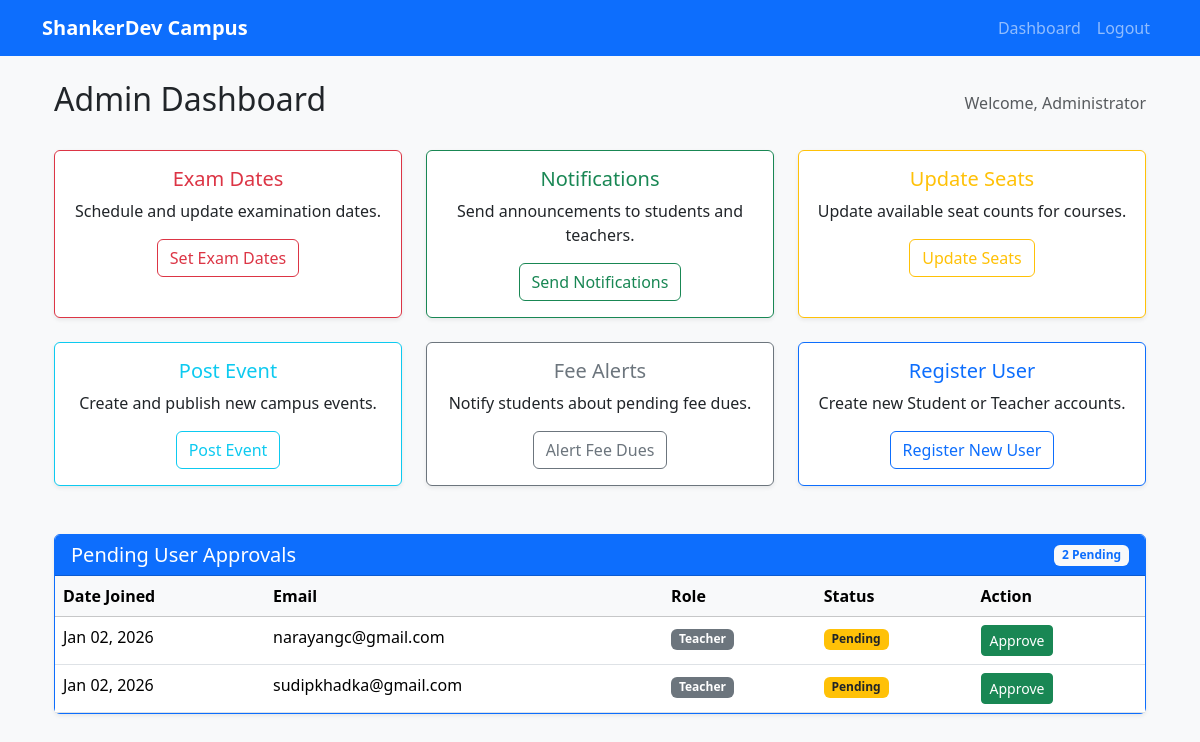
/campus/admin/ (signed in), run on the app's committed database.
### users/models.py (models this page shows, shortened)
class CustomUser(AbstractUser):
    ROLE_CHOICES = (
        ('student', 'Student'),
        ('teacher', 'Teacher'),
        ('admin', 'Admin'),
    )
    email = models.EmailField(unique=True)
    phone_number = models.CharField(max_length=15, blank=True, null=True, unique=True)
    role = models.CharField(max_length=20, choices=ROLE_CHOICES, default='student')
    is_approved = models.BooleanField(default=False, help_text="Designates whether this user has been approved by an admin.")
    USERNAME_FIELD = 'email'
    REQUIRED_FIELDS = []
    objects = CustomUserManager()

### campus/views.py (the view)
# urls.py: path('admin/', admin_dashboard, name='admin_dashboard'),
@login_required
@admin_required
def admin_dashboard(request):
    try:
        courses = Course.objects.all().order_by('name')  # Use model directly for consistency
    except Exception:
        courses = []
        messages.error(request, "Could not load courses. Check database.")
    events = Event.objects.filter(date__gte=date.today()).order_by('date')
    pending_users = User.objects.filter(is_approved=False).order_by('-date_joined')
    return render(request, 'campus/admin_dashboard.html', {
        'courses': courses,
        'events': events,
        'pending_users': pending_users,
    })

### campus/views.py (called while the page is built)
def admin_required(function):
    return user_passes_test(lambda u: u.role == 'admin' and u.is_authenticated)(function)

### myproject/context_processors.py (called while the page is built)
def college_context(request):  # Adjust name to match your setup
    return {
        'college_info': CollegeInfo.objects.first(),
        'events': Event.objects.all(),
    }

### campus/templates/campus/admin_dashboard.html (shortened to what this page needs)
{% extends 'base.html' %}
{% load static %}
{% block content %}
<div class="container mt-4">
    <div class="d-flex justify-content-between align-items-center mb-4">
        <h2>Admin Dashboard</h2>
        <span class="text-muted">Welcome, Administrator</span>
    </div>
    <div class="row">
        <div class="col-md-4 mb-4">
            <div class="card h-100 shadow-sm border-danger">
                <div class="card-body text-center">
                    <h5 class="card-title text-danger">Exam Dates</h5>
                    <p class="card-text">Schedule and update examination dates.</p>
                    <a href="{% url 'set_exam_dates' %}" class="btn btn-outline-danger">Set Exam Dates</a>
                </div>
            </div>
        </div>
        <div class="col-md-4 mb-4">
            <div class="card h-100 shadow-sm border-success">
                <div class="card-body text-center">
                    <h5 class="card-title text-success">Notifications</h5>
                    <p class="card-text">Send announcements to students and teachers.</p>
                    <a href="{% url 'send_notifications' %}" class="btn btn-outline-success">Send Notifications</a>
                </div>
            </div>
        </div>
        <div class="col-md-4 mb-4">
            <div class="card h-100 shadow-sm border-warning">
                <div class="card-body text-center">
                    <h5 class="card-title text-warning">Update Seats</h5>
                    <p class="card-text">Update available seat counts for courses.</p>
                    <a href="{% url 'update_seats' %}" class="btn btn-outline-warning">Update Seats</a>
                </div>
            </div>
        </div>
        <div class="col-md-4 mb-4">
            <div class="card h-100 shadow-sm border-info">
                <div class="card-body text-center">
                    <h5 class="card-title text-info">Post Event</h5>
                    <p class="card-text">Create and publish new campus events.</p>
                    <a href="{% url 'post_event' %}" class="btn btn-outline-info">Post Event</a>
                </div>
            </div>
        </div>
        <div class="col-md-4 mb-4">
            <div class="card h-100 shadow-sm border-secondary">
                <div class="card-body text-center">
                    <h5 class="card-title text-secondary">Fee Alerts</h5>
                    <p class="card-text">Notify students about pending fee dues.</p>
                    <a href="{% url 'alert_fee_dues' %}" class="btn btn-outline-secondary">Alert Fee Dues</a>
                </div>
            </div>
        </div>
        <div class="col-md-4 mb-4">
            <div class="card h-100 shadow-sm border-primary">
                <div class="card-body text-center">
                    <h5 class="card-title text-primary">Register User</h5>
                    <p class="card-text">Create new Student or Teacher accounts.</p>
                    <a href="{% url 'add_user' %}" class="btn btn-outline-primary">Register New User</a>
                </div>
            </div>
        </div>
    </div>
    <div class="row mt-4">
        <div class="col-12">
            <div class="card shadow-sm border-primary">
                <div class="card-header bg-primary text-white d-flex justify-content-between align-items-center">
                    <h5 class="mb-0">Pending User Approvals</h5>
                    <span class="badge bg-light text-primary">{{ pending_users.count }} Pending</span>
                </div>
                <div class="card-body p-0">
                    <div class="table-responsive">
                        <table class="table table-hover mb-0">
                            <thead class="table-light">
                                <tr>
                                    <th>Date Joined</th>
                                    <th>Email</th>
                                    <th>Role</th>
                                    <th>Status</th>
                                    <th>Action</th>
                                </tr>
                            </thead>
                            <tbody>
                                {% for user in pending_users %}
                                <tr>
                                    <td>{{ user.date_joined|date:"M d, Y" }}</td>
                                    <td>{{ user.email }}</td>
                                    <td><span class="badge bg-secondary">{{ user.role|title }}</span></td>
                                    <td><span class="badge bg-warning text-dark">Pending</span></td>
                                    <td>
                                        <a href="{% url 'approve_user' user.id %}" class="btn btn-sm btn-success">
                                             Approve
                                        </a>
                                    </td>
                                </tr>
                                {% empty %}
                                <tr>
                                    <td colspan="5" class="text-center py-4 text-muted">
                                        All caught up! No pending approvals.
                                    </td>
                                </tr>
                                {% endfor %}
                            </tbody>
                        </table>
                    </div>
                </div>
            </div>
        </div>
    </div>
    {% endblock %}

### myproject/templates/base.html (style rules this page uses)
body { background-color: #f8f9fa; }

### data on the page
CustomUser: date_joined "Jan 02, 2026", email "narayangc@gmail.com", role "Teacher"
CustomUser: date_joined "Jan 02, 2026", email "sudipkhadka@gmail.com", role "Teacher"

### other printed values
{{ pending_users.count }} "2"
